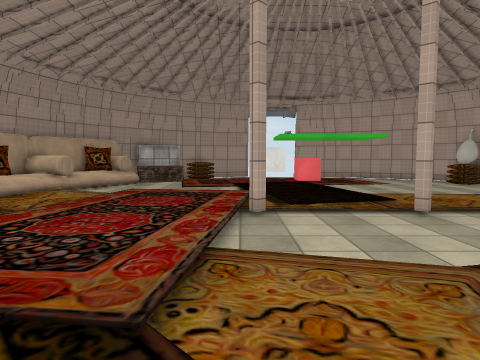
[1] (above)

16 first-person views from a walk through a Unity game level. The camera is 1.4 m above the floor, tilts 4° down and sees 75° across. The floor is counted in squares, 1 m on a side. Each view is taken from the middle of a square. On the plan, view 1 faces up. The plan holds only what a view shows up to about 14 squares ahead; the rest is blank. The place goes on beyond the plan. The player character is not drawn. Door leaves are left out, so doorways stand open. Some surface patterns are stand-ins.

[2]
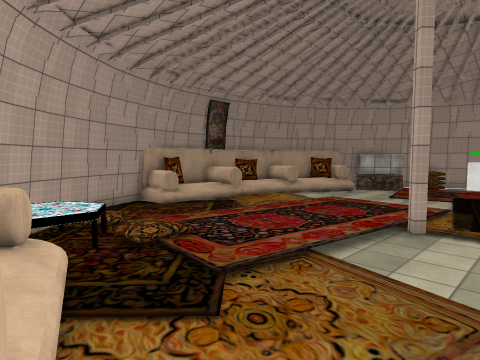

[3]
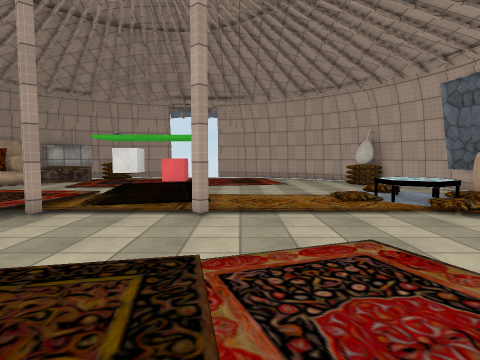

[4]
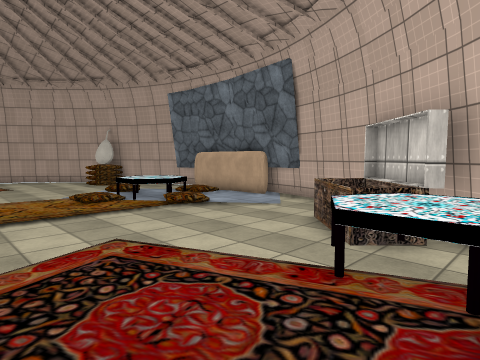

[5]
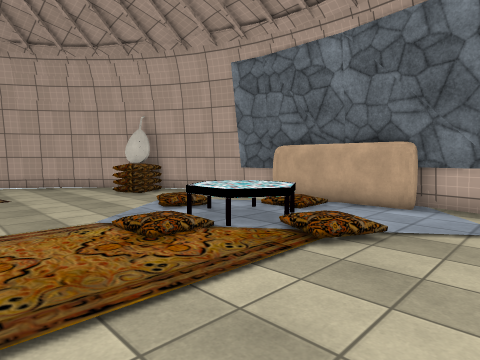

[6]
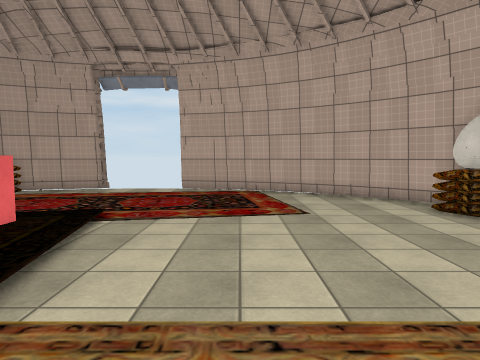

[7]
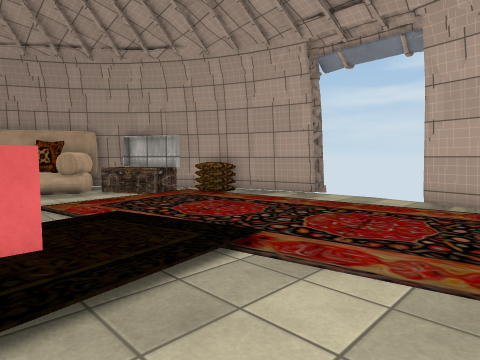

[8]
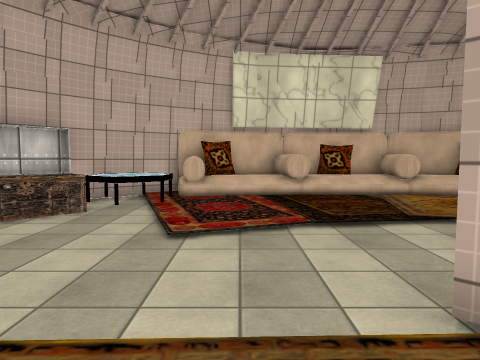

[9]
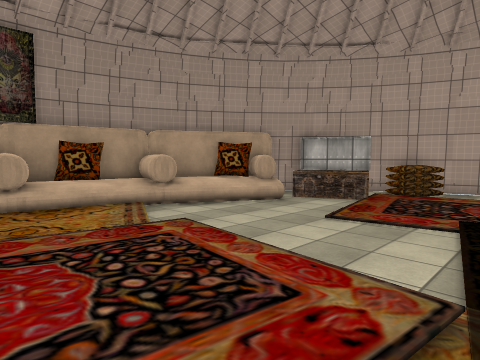

[10]
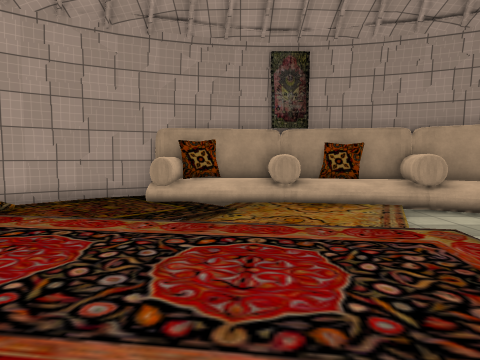

[11]
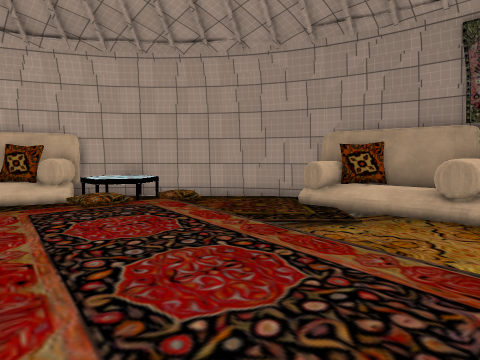

[12]
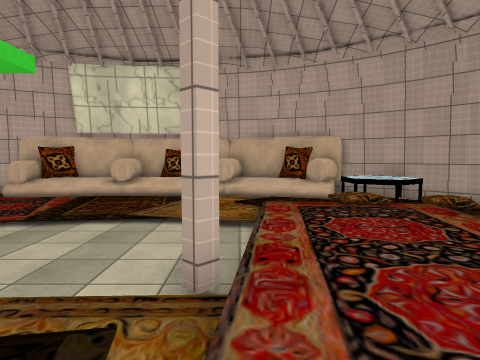

[13]
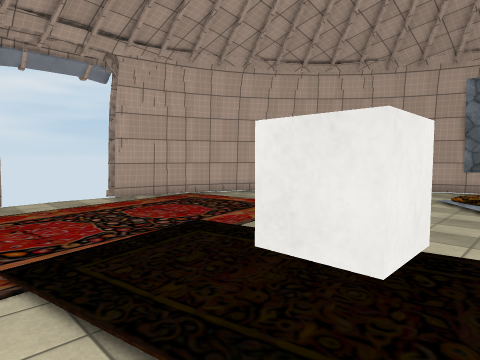

[14]
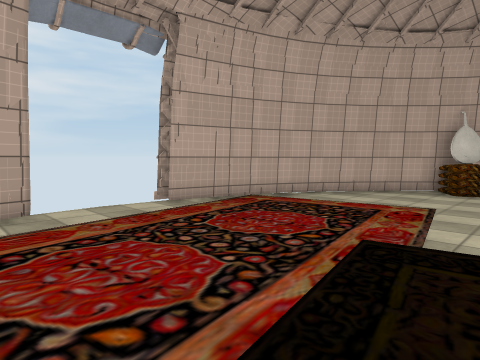

[15]
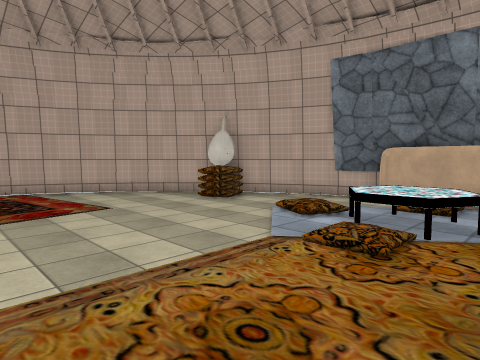

[16]
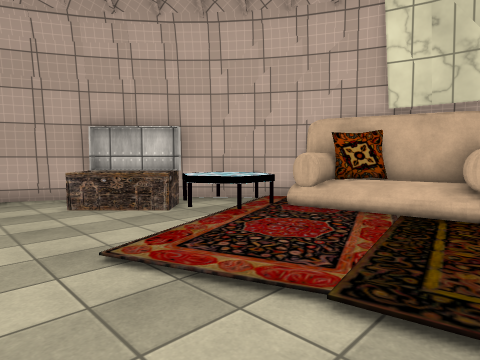

### Floor plan
Key: @ floor where view 1 was taken; # wall or solid block; . main floor; : floor 0.25 m higher than the main floor; + floor 0.75 m higher than the main floor; / step, stairs or slope; D open door; = window, fence, low wall or low ledge; ^ raised ledge; C red cube; U cube; O other object.
Columns run from 11 left of view 1 to 16 right of it. Each row starts with its distance up from view 1.
 25            #DDDD#
 24         ####....####
 23       ####.........###
 22       ##^^...........###
 21     ###=.=.............##
 20     #===................#
 19    ##=..................##
 18   ###=..................###
 17   ##=.........//..........#
 16   #+=........../..........##
 15   ##..........C............#
 14   =#........UUCC.......//..#
 13  # ///./....UU........///..#
 12 ## .../::::/    ......===/ #
 11 #^^.../:::::     ....:==^//#
 10 #^^.../::::/     ......==..#
  9 #=O.../::::/...........:/..#
  8 ##O/../::::/....#....../...#
  7 ##^.../::::/...............#
  6  ##...:::::/...............#
  5  #....:::::......../......##
  4  #....:::::..///..../...==#
  3  ##./////::........./..=###
  2   ##/===/............=^###
  1    ##^^=............=^^##
  0     ##^=^#/@.......#^=##
 -1      #####+^^//=^ O#^##
 -2         ###^^+==^#####
 -3           ########

Where each view was taken, in squares from view 1:
view 1: 0 up, 0 right, facing up
view 2: 1 down, 3 right, facing up-left
view 3: 0 up, 6 right, facing up
view 4: 0 up, 6 right, facing up-right
view 5: 6 up, 7 right, facing up-right
view 6: 10 up, 7 right, facing up
view 7: 14 up, 7 right, facing up-left
view 8: 11 up, 7 right, facing down
view 9: 9 up, 1 right, facing up-left
view 10: 9 up, 1 right, facing left
view 11: 12 up, 0 right, facing down-left
view 12: 12 up, 0 right, facing down
view 13: 12 up, 1 left, facing up-right
view 14: 16 up, 1 left, facing up-right
view 15: 9 up, 5 right, facing up-right
view 16: 7 up, 4 right, facing down-right
